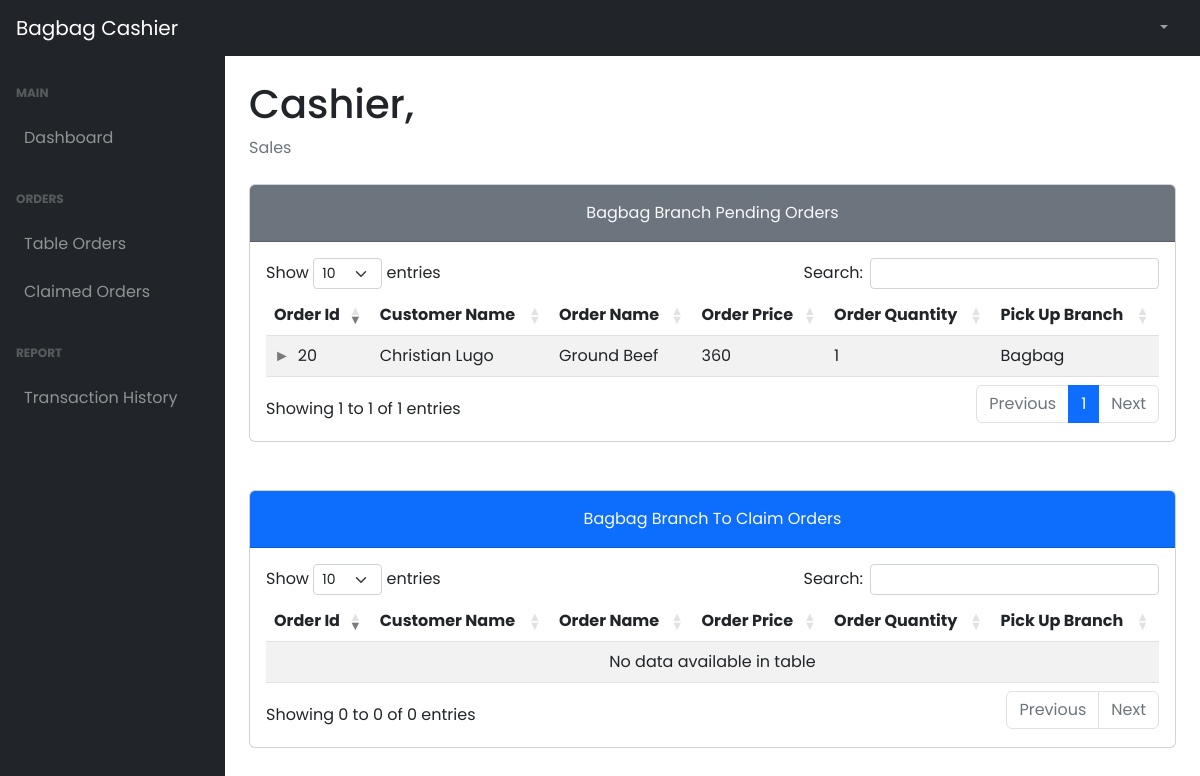
/cashier1/tableOrders.php (signed in), run on an earlier commit of the app's database.
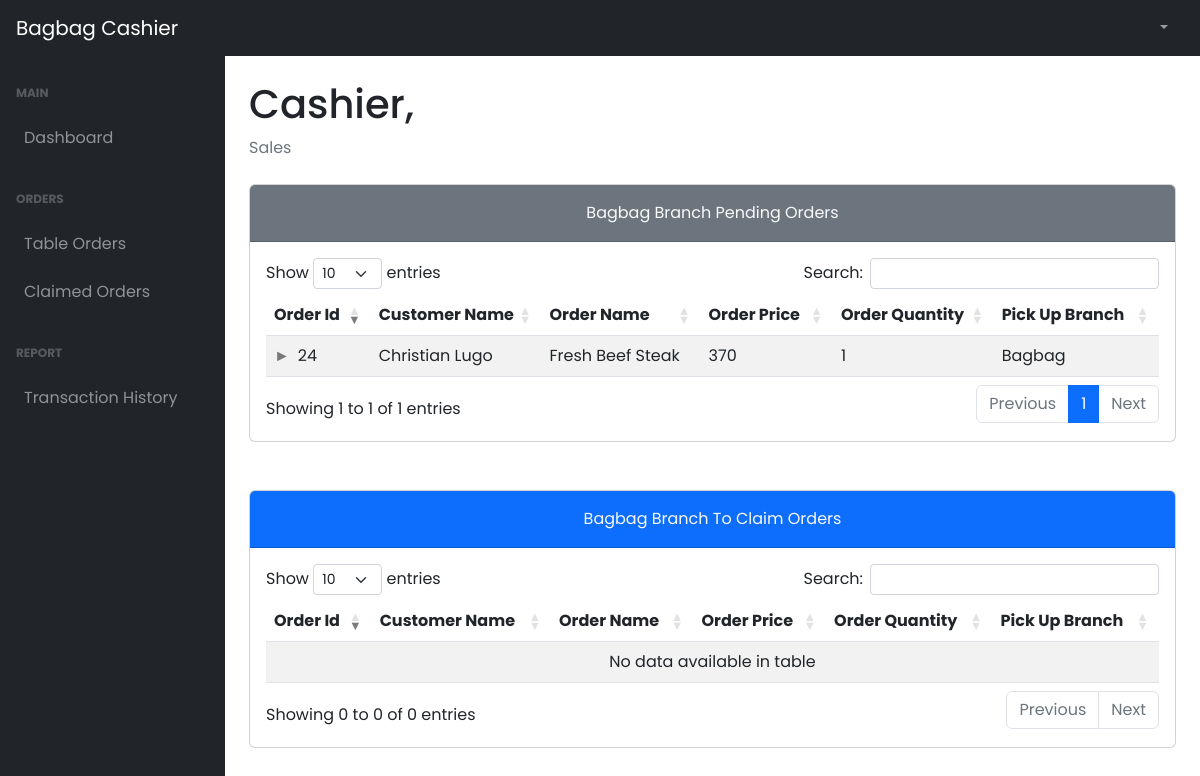
And on a later commit of the database.
### tables this page shows
CREATE TABLE `tbl_cart` (
  `item_id` int(11) NOT NULL,
  `prod_id` int(11) NOT NULL,
  `prod_qnty` int(11) NOT NULL,
  `order_date` date DEFAULT NULL,
  `status_id` int(11) NOT NULL DEFAULT 1,
  `branch_id` int(11) NOT NULL,
  `account_id` int(11) NOT NULL
);

CREATE TABLE `tbl_products` (
  `prod_id` int(11) NOT NULL,
  `prod_name` varchar(255) NOT NULL,
  `prod_price` int(11) NOT NULL,
  `prod_type` int(11) NOT NULL,
  `prod_stocks` int(11) NOT NULL,
  `prod_img` varchar(255) NOT NULL
);

CREATE TABLE `tbl_branch` (
  `branch_id` int(11) NOT NULL,
  `branch_name` varchar(255) NOT NULL
);

### cashier1/tableOrders.php (the view, shortened to what this page needs)
<!DOCTYPE html>
<html lang="en">
  <head>
    <link href="../plugins/dataTables.bootstrap5.min.css" rel="stylesheet" />
    <link href="../plugins/responsive.bootstrap5.min.css" rel="stylesheet" />
    <link href="../styles/bootstrap5-min.css" rel="stylesheet" />
    <link href="../styles/card-general.css" rel="stylesheet" />
  </head>
  <body class="sb-nav-fixed">
    <?php require_once("./navbar.php"); ?>
    <div id="layoutSidenav">
      <?php require_once("./sidebar.php"); ?>
      <div id="layoutSidenav_content">
        <main>
          <div class="container-fluid px-4">
            <h1 class="mt-4" id="full_name">Cashier,</h1>
            <ol class="breadcrumb mb-4">
              <li class="breadcrumb-item active">Sales</li>
            </ol>
              <div class="card mb-5">
                    <div class="card-header bg-secondary pt-3">
                        <div class="text-center">
                            <p class="card-title text-light">Bagbag Branch Pending Orders
                        </div>
                    </div>
                    <div class="card-body">
                      <table id="residenceAccounts" class="table table-striped nowrap" style="width:100%">
                        <thead>
                          <tr>
                              <th>Order Id</th>
                              <th>Customer Name</th>
                              <th>Order Name</th>
                              <th>Order Price</th>
                              <th>Order Quantity</th>
                              <th>Pick Up Branch</th>
                          </tr>
                        </thead>
                        <tbody>
                          <?php
                            $query = "SELECT tc.item_id, tc.account_id, tc.prod_id, tc.prod_qnty,
                            tp.prod_name, tp.prod_price,
                            CONCAT(ta.first_name, ' ', ta.middle_name, ' ', ta.last_name) as full_name,
                            ta.contact, ta.address, tb.branch_name
                            FROM tbl_cart tc
                            INNER JOIN tbl_products tp ON tp.prod_id = tc.prod_id
                            INNER JOIN tbl_branch tb ON tc.branch_id = tb.branch_id
                            INNER JOIN tbl_account_details ta ON ta.account_id = tc.account_id
                            WHERE tb.branch_id = 1 AND tc.status_id = 3;";
                            $stmt = $conn->prepare($query);
                            $stmt->execute();
                            $result = $stmt->get_result();
                              while ($data = $result->fetch_assoc()) {
                          ?>
                          <tr>
                            <td><?php echo $data['item_id'];?></td>
                            <td><?php echo $data['full_name'];?></td>
                            <td><?php echo $data['prod_name'];?></td>
                            <td><?php echo $data['prod_price'];?></td>
                            <td><?php echo $data['prod_qnty'];?></td>
                            <td><?php echo $data['branch_name'];?></td>
                          </tr>
                          <?php
                            }
                          ?>
                        </tbody>
                      </table>
                    </div>
                  </div>
                  <div class="card mb-5">
                    <div class="card-header bg-primary pt-3">
                        <div class="text-center">
                            <p class="card-title text-light">Bagbag Branch To Claim Orders
                        </div>
                    </div>
                    <div class="card-body">
                      <table id="toClaimOrders" class="table table-striped nowrap" style="width:100%">
                        <thead>
                          <tr>
                              <th>Order Id</th>
                              <th>Customer Name</th>
                              <th>Order Name</th>
                              <th>Order Price</th>
                              <th>Order Quantity</th>
                              <th>Pick Up Branch</th>
                          </tr>
                        </thead>
                        <tbody>
                        </tbody>
                      </table>
                    </div>
                  </div>
            </div>
      </main>
    </div>
  </div>
    <link rel="stylesheet" href="../styles/dataTables.min.css">
  </body>
</html>

What changed in the data, as far as the page shows it:
removed tbl_cart: item_id "20", full_name "Christian Lugo", prod.prod_name "Ground Beef", prod.prod_price "360", prod_qnty "1", branch.branch_name "Bagbag"
added tbl_cart: item_id "24", full_name "Christian Lugo", prod.prod_name "Fresh Beef Steak", prod.prod_price "370", prod_qnty "1", branch.branch_name "Bagbag"
